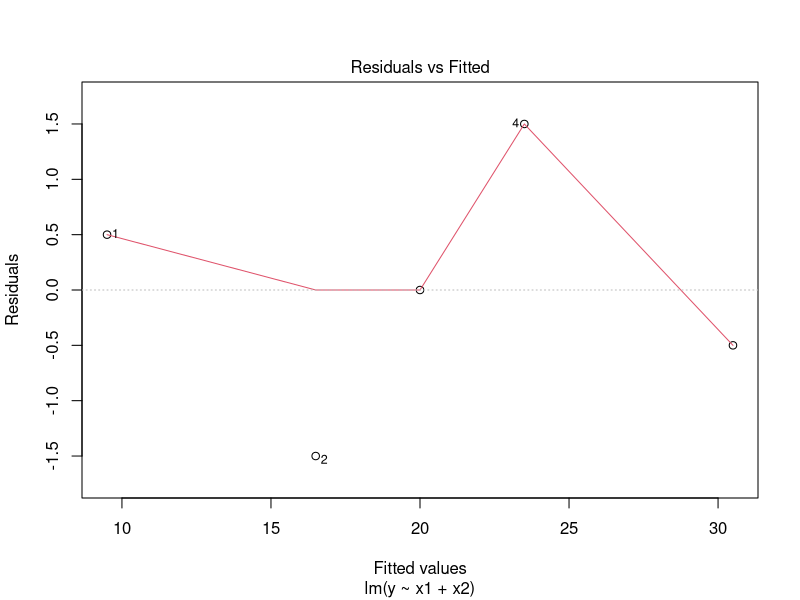
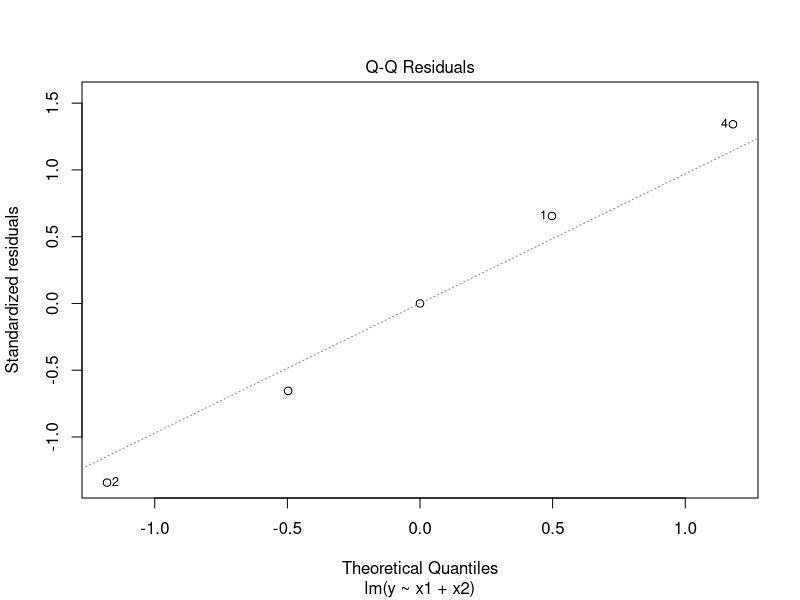
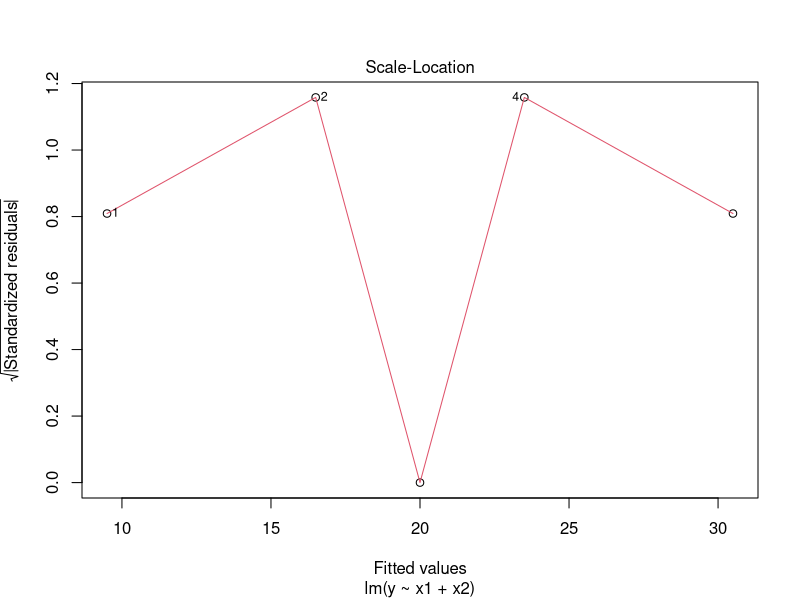
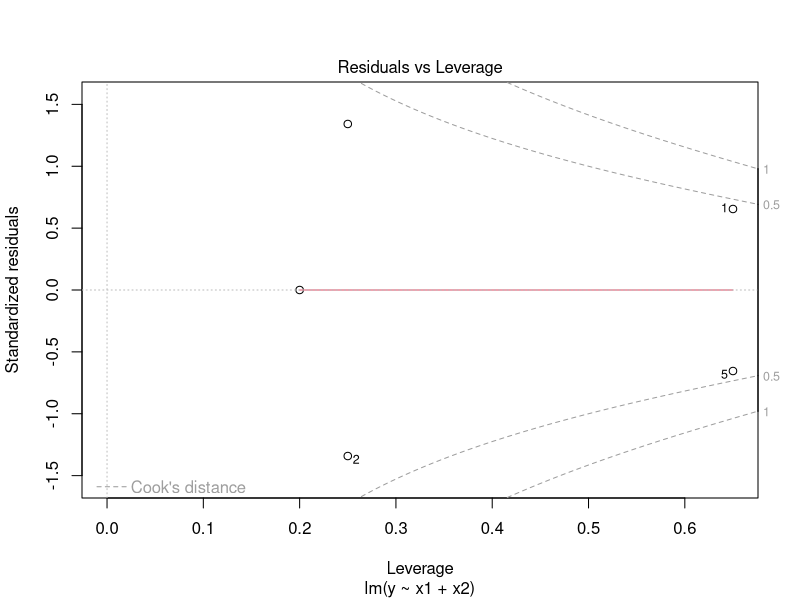
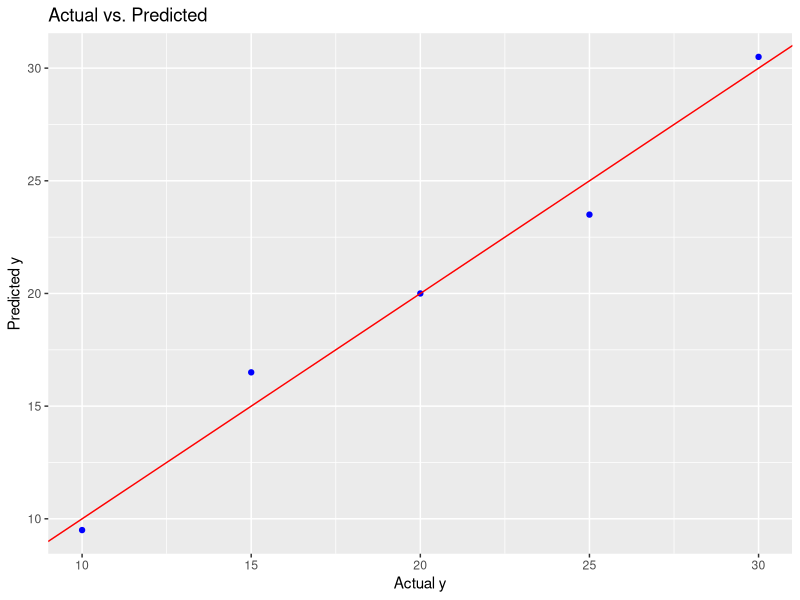

Source code (R) for these figures, in order:

library(ggplot2)


data <- data.frame(
  y = c(10, 15, 20, 25, 30),
  x1 = c(2, 4, 5, 6, 8),
  x2 = c(1, 3, 4, 5, 7)
)

multiple_model <- lm(y ~ x1 + x2, data = data)

summary(multiple_model)

plot(multiple_model, which = 1)


plot(multiple_model, which = 2)


plot(multiple_model, which = 3)

plot(multiple_model, which = 5)

predicted_values <- predict(multiple_model, newdata = data)

ggplot(data, aes(x = y, y = predicted_values)) +
  geom_point(color = "blue") +
  geom_abline(intercept = 0, slope = 1, color = "red") +
  labs(title = "Actual vs. Predicted",
       x = "Actual y",
       y = "Predicted y")
